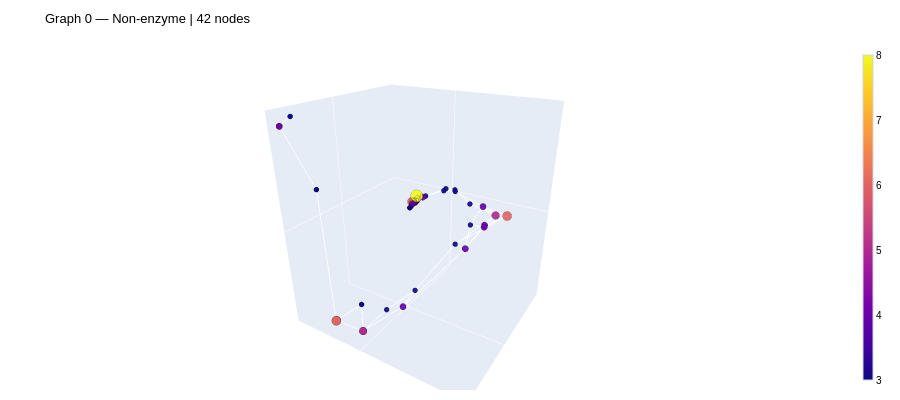

The code cell stored with this chart in its notebook:
### Code cell
# ── Single graph deep-dive ──
INSPECT_IDX = 0   # ← change this to inspect a different graph

d = all_data[INSPECT_IDX]
adj = to_dense_adj(d.edge_index, max_num_nodes=d.num_nodes)[0].numpy()

print(f"Graph {INSPECT_IDX}:")
print(f"  Class     : {'Enzyme' if int(d.y.item())==1 else 'Non-enzyme'}")
print(f"  Nodes     : {d.num_nodes}")
print(f"  Edges     : {d.edge_index.shape[1]//2}")
print(f"  Features  : {d.x.shape if d.x is not None else 'None'}")
if d.x is not None:
    print(f"  Feature stats:")
    for i in range(d.x.shape[1]):
        v = d.x[:, i]
        print(f"    feat[{i}]  min={v.min():.3f}  max={v.max():.3f}  mean={v.mean():.3f}")

# 3-D view of this single graph
deg   = adj.sum(1)
pos3d = spectral_3d(adj)
fig_single = make_3d_graph_fig(
    adj, node_colors=deg.tolist(),
    title=f"Graph {INSPECT_IDX} — {'Enzyme' if int(d.y.item())==1 else 'Non-enzyme'} | {d.num_nodes} nodes",
    colorscale="Plasma")
fig_single.show()

### Figure 1 — Plotly figure (JSON) as saved in the notebook; plotly's stock layout.template omitted (floating-point values rounded to 4 significant figures; data arrays with more than 128 entries replaced by an {"elided": "..."} marker saying what was removed)
{"data": [{"hoverinfo": "none", "line": {"color": "rgba(99,102,241,0.30)", "width": 1.5}, "mode": "lines", "showlegend": false, "type": "scatter3d", "x": {"elided": "243 float values"}, "y": {"elided": "243 float values"}, "z": {"elided": "243 float values"}}, {"hoverinfo": "text", "hovertext": ["node 0", "node 1", "node 2", "node 3", "node 4", "node 5", "node 6", "node 7", "node 8", "node 9", "node 10", "node 11", "node 12", "node 13", "node 14", "node 15", "node 16", "node 17", "node 18", "node 19", "node 20", "node 21", "node 22", "node 23", "node 24", "node 25", "node 26", "node 27", "node 28", "node 29", "node 30", "node 31", "node 32", "node 33", "node 34", "node 35", "node 36", "node 37", "node 38", "node 39", "node 40", "node 41"], "marker": {"color": [3, 3, 3, 5, 6, 3, 3, 4, 5, 6, 3, 3, 3, 4, 4, 3, 4, 3, 4, 8, 3, 3, 4, 5, 3, 3, 3, 3, 3, 3, 3, 6, 4, 5, 4, 4, 3, 3, 4, 4, 3, 6], "colorbar": {"outlinecolor": "#d1d5db", "outlinewidth": 1, "thickness": 10, "tickfont": {"color": "#000000", "size": 10}}, "colorscale": [[0, "#0d0887"], [0.1111, "#46039f"], [0.2222, "#7201a8"], [0.3333, "#9c179e"], [0.4444, "#bd3786"], [0.5556, "#d8576b"], [0.6667, "#ed7953"], [0.7778, "#fb9f3a"], [0.8889, "#fdca26"], [1, "#f0f921"]], "line": {"color": "rgba(0,0,0,0.3)", "width": 0.5}, "opacity": 0.92, "showscale": true, "size": [6, 6, 6, 9.2, 10.8, 6, 6, 7.6, 9.2, 10.8, 6, 6, 6, 7.6, 7.6, 6, 7.6, 6, 7.6, 14, 6, 6, 7.6, 9.2, 6, 6, 6, 6, 6, 6, 6, 10.8, 7.6, 9.2, 7.6, 7.6, 6, 6, 7.6, 7.6, 6, 10.8]}, "mode": "markers", "showlegend": false, "type": "scatter3d", "x": [1.209, 0.9832, 0.6188, 0.1741, 0.2111, -0.8683, -1.006, -1.177, -1.413, -1.566, -1.118, 1.209, 0.9832, 0.3968, 0.2668, 0.2035, -1.086, -1.031, -1.207, -1.744, -1.112, -1.11, 1.372, 1.181, 0.8251, -1.087, -0.5489, -0.3908, -0.03667, 0.3038, 1.139, 1.417, 1.372, 1.181, 0.8154, -1.261, -0.5734, -0.3684, 0.03488, 0.2506, 1.139, 1.417], "y": [-1.368, -0.3624, 0.6071, 1.837, 2.038, -0.09046, -0.3871, -0.4827, -0.7688, -0.8878, -0.6531, -1.368, -0.3624, 1.451, 1.699, 1.429, -0.2968, -0.4476, -0.556, -0.8776, -0.6393, -0.6329, -1.463, -0.197, 0.1056, -0.5757, 0.547, 0.8151, 1.289, 1.217, -1.043, -0.6222, -1.463, -0.197, 0.4733, -0.6808, 0.4885, 0.8356, 1.557, 1.698, -1.043, -0.6222], "z": [2.019, -1.431, -0.9635, 0.6519, 0.7076, 0.1901, -0.03863, -0.07169, -0.2969, -0.3715, -0.3009, 2.019, -1.431, 0.04343, 0.4488, 0.3895, 0.04398, -0.1065, -0.1524, -0.2848, -0.2896, -0.282, 1.881, -1.847, -1.463, -0.2159, 0.5885, 0.6776, 0.6414, 0.01407, 0.8041, -1.624, 1.881, -1.847, -1.249, -0.2653, 0.5285, 0.6573, 0.6851, 0.4763, 0.8041, -1.624]}], "layout": {"font": {"color": "#000000", "family": "Arial, sans-serif", "size": 11}, "height": 400, "margin": {"b": 10, "l": 10, "r": 10, "t": 45}, "paper_bgcolor": "#ffffff", "plot_bgcolor": "#f8fafc", "scene": {"bgcolor": "#ffffff", "camera": {"eye": {"x": 1.6, "y": 1, "z": 0.9}}, "xaxis": {"showgrid": false, "showline": false, "showticklabels": false, "title": {"font": {"color": "#000000"}, "text": ""}}, "yaxis": {"showgrid": false, "showline": false, "showticklabels": false, "title": {"font": {"color": "#000000"}, "text": ""}}, "zaxis": {"showgrid": false, "showline": false, "showticklabels": false, "title": {"font": {"color": "#000000"}, "text": ""}}}, "title": {"font": {"color": "#000000", "size": 13}, "text": "Graph 0 — Non-enzyme | 42 nodes"}}}
